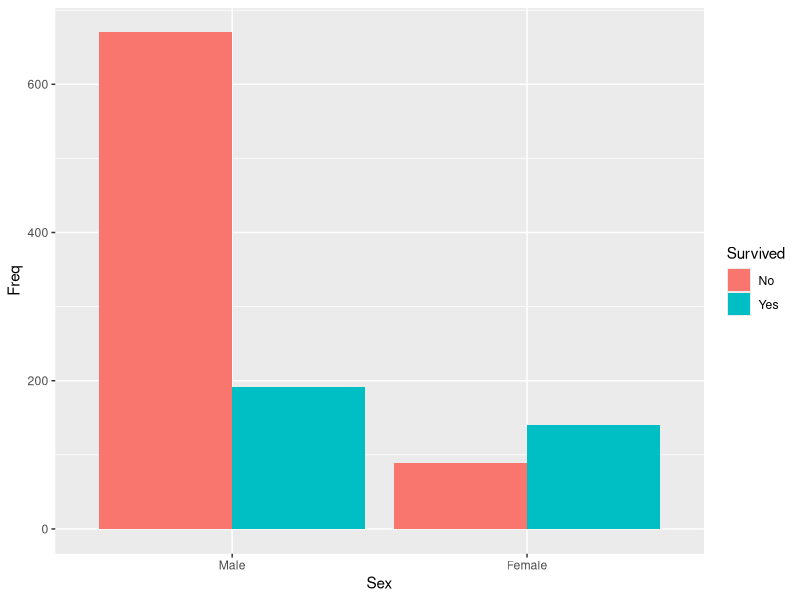
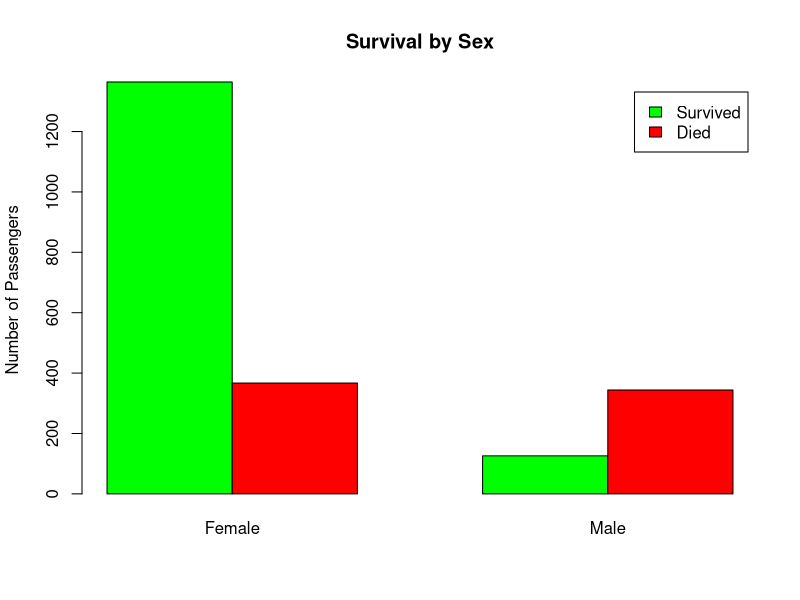
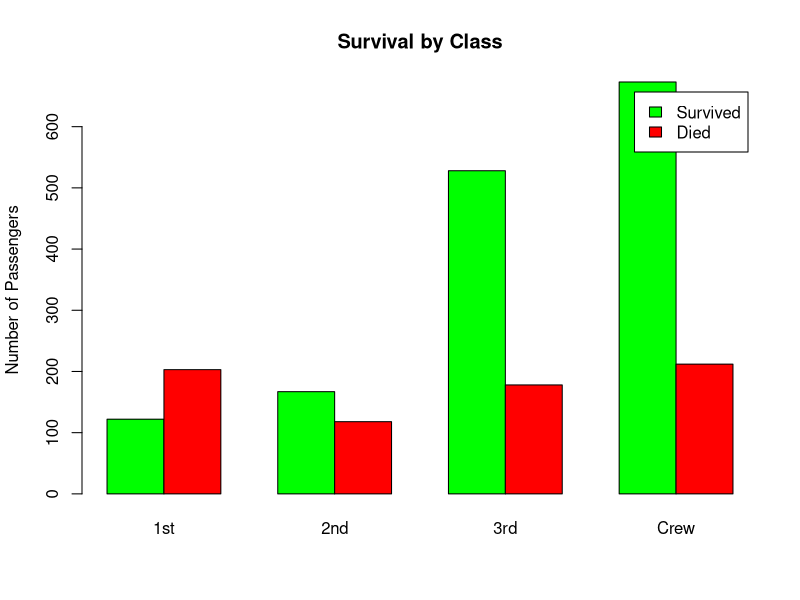
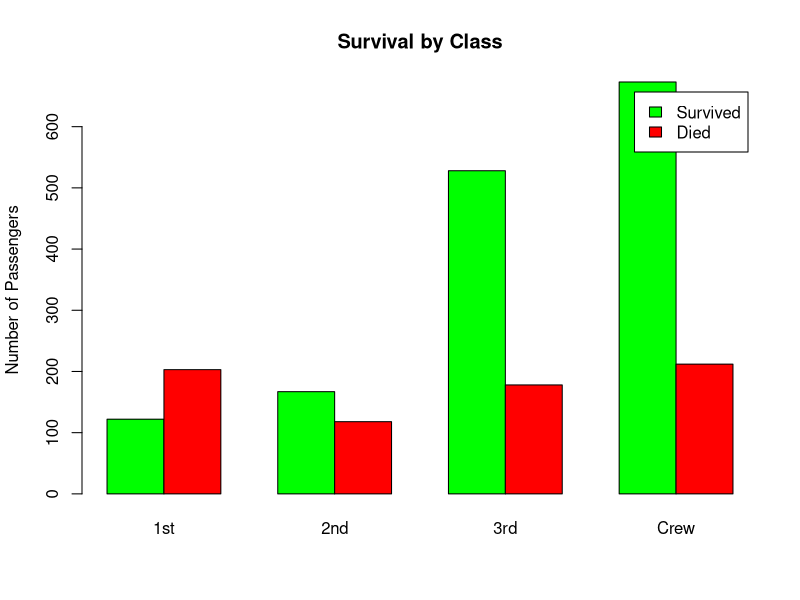

Recreate these plots in R, in order.
data(Titanic)
titanic_df <- as.data.frame(Titanic)
#Basic Overview
head(titanic_df)
str(titanic_df)
# Survival by sex
library(ggplot2)
ggplot(titanic_df, aes(x=Sex, y=Freq, fill=Survived)) +
  geom_bar(stat="identity", position="dodge")

# Survival rate
aggregate(Freq ~ Sex + Class + Survived, data=titanic_df, sum)

#Overall Survival rate
total <- sum(titanic_df$Freq)
survived <- sum(titanic_df$Freq[titanic_df$Survived == "Yes"])
survival_rate <- survived / total * 100
survival_rate

#Survival By Sex
sex_survival <- aggregate(Freq ~ Sex + Survived, data=titanic_df, sum)

barplot(
  height = matrix(sex_survival$Freq, nrow=2, byrow=TRUE),
  beside = TRUE,
  names.arg = c("Female", "Male"),
  col = c("green", "red"),
  legend = c("Survived", "Died"),
  main = "Survival by Sex",
  ylab = "Number of Passengers"
)


#Survival By Class
class_survival <- aggregate(Freq ~ Class + Survived, data=titanic_df, sum)

barplot(
  height = matrix(class_survival$Freq, nrow=2, byrow=TRUE),
  beside = TRUE,
  names.arg = c("1st", "2nd", "3rd", "Crew"),
  col = c("green", "red"),
  legend = c("Survived", "Died"),
  main = "Survival by Class",
  ylab = "Number of Passengers"
)

#Heatmap: Class vs Sex vs Survival
class_survival <- aggregate(Freq ~ Class + Survived, data=titanic_df, sum)

barplot(
  height = matrix(class_survival$Freq, nrow=2, byrow=TRUE),
  beside = TRUE,
  names.arg = c("1st", "2nd", "3rd", "Crew"),
  col = c("green", "red"),
  legend = c("Survived", "Died"),
  main = "Survival by Class",
  ylab = "Number of Passengers"
)









